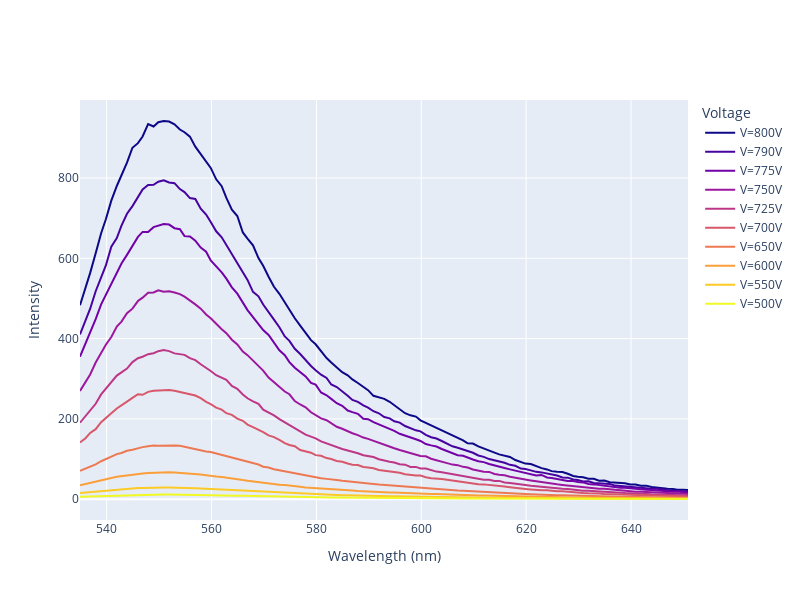

Here is the notebook cell this chart was saved with:
### Code cell
from plotly.colors import sequential

fig = go.Figure()

colors = sequential.Plasma[:len(voltaggi)]  # Use the plasma color scale
for i, v in enumerate(sorted(voltaggi, reverse=True)):
    fig.add_trace(go.Scatter(
        x=data[f'λ{v}'], 
        y=data[f'I{v}'], 
        mode='lines', 
        name=f'V={v}V',
        line=dict(color=colors[i % len(colors)])  # Assign colors cyclically
    ))

fig.update_layout(
    xaxis_title='Wavelength (nm)',
    yaxis_title='Intensity',
    legend_title='Voltage',
    # template='plotly_white',
    width=800,
    height=600,
)

fig.write_html(dir_path + '/html/plotly_fototubo.html')
fig.write_image(dir_path + '/images/plotly_fototubo.png')
fig.show()
